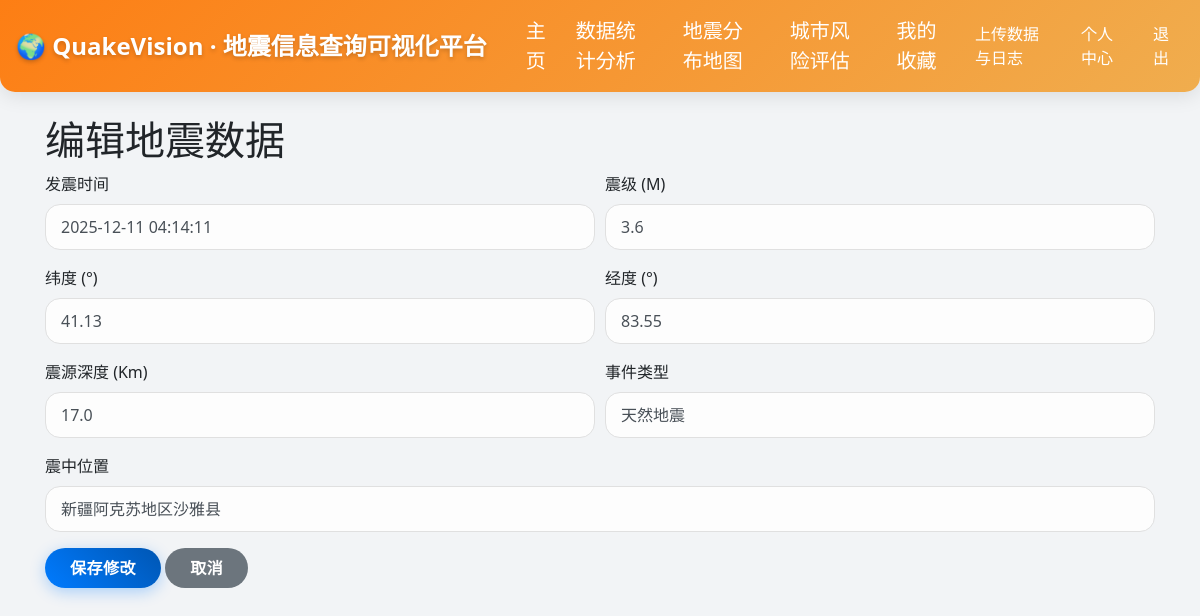
Screenshot of /edit/2 (signed in) with the database file from the repository.
### app/models.py (models this page shows, shortened)
class Earthquake(db.Model):
    __tablename__ = 'earthquakes'
    id = db.Column(db.Integer, primary_key=True)
    original_id = db.Column(db.Integer) # 序号
    time = db.Column(db.DateTime, nullable=False, index=True) # 发震日期
    longitude = db.Column(db.Float, nullable=False, index=True) # 经度
    latitude = db.Column(db.Float, nullable=False, index=True) # 纬度
    depth = db.Column(db.Float, nullable=False) # 震源深度
    magnitude = db.Column(db.Float, nullable=False, index=True) # 震级
    location = db.Column(db.String(255)) # 震中位置
    event_type = db.Column(db.String(50)) # 事件类型

### app/routes.py (the view, shortened to what this page needs)
@app.route('/edit/<int:id>', methods=['GET', 'POST'])
@role_required(['ROLE_STAFF', 'ROLE_ADMIN'])
def edit_data(id):
    earthquake = Earthquake.query.get_or_404(id)
    return render_template('edit.html', title='编辑数据', earthquake=earthquake)

### app/models.py (called while the page is built)
@login.user_loader
def load_user(id):
    return User.query.get(int(id))

### app/routes.py (called while the page is built)
def role_required(roles):
    def decorator(f):
        @wraps(f)
        @login_required
        def decorated_function(*args, **kwargs):
            if current_user.role not in roles:
                flash('您没有权限执行此操作')
                return redirect(url_for('index'))
            return f(*args, **kwargs)
        return decorated_function
    return decorator

### app/templates/edit.html (shortened to what this page needs)
{% extends "base.html" %}
{% block content %}
    <h1>编辑地震数据</h1>
    <form action="" method="post">
        <div class="form-row">
            <div class="form-group col-md-6">
                <label for="time">发震时间</label>
                <input type="text" class="form-control datetimepicker" id="time" name="time" value="{{ earthquake.time.strftime('%Y-%m-%d %H:%M:%S') }}" required>
            </div>
            <div class="form-group col-md-6">
                <label for="magnitude">震级 (M)</label>
                <input type="number" step="0.1" class="form-control" id="magnitude" name="magnitude" value="{{ earthquake.magnitude }}" required>
            </div>
        </div>
        <div class="form-row">
            <div class="form-group col-md-6">
                <label for="latitude">纬度 (°)</label>
                <input type="number" step="0.01" class="form-control" id="latitude" name="latitude" value="{{ earthquake.latitude }}" required>
            </div>
            <div class="form-group col-md-6">
                <label for="longitude">经度 (°)</label>
                <input type="number" step="0.01" class="form-control" id="longitude" name="longitude" value="{{ earthquake.longitude }}" required>
            </div>
        </div>
        <div class="form-row">
            <div class="form-group col-md-6">
                <label for="depth">震源深度 (Km)</label>
                <input type="number" class="form-control" id="depth" name="depth" value="{{ earthquake.depth }}" required>
            </div>
            <div class="form-group col-md-6">
                <label for="event_type">事件类型</label>
                <input type="text" class="form-control" id="event_type" name="event_type" value="{{ earthquake.event_type }}">
            </div>
        </div>
        <div class="form-group">
            <label for="location">震中位置</label>
            <input type="text" class="form-control" id="location" name="location" value="{{ earthquake.location }}" required>
        </div>
        <button type="submit" class="btn btn-primary">保存修改</button>
        <a href="{{ url_for('index') }}" class="btn btn-secondary">取消</a>
    </form>
{% endblock %}

### app/static/css/style.css (style rules this page uses)
body { background: url('https://images.unsplash.com/photo-1444723121867-c61e74e1f744?q=80&w=2074&auto=format&fit=crop') no-repeat center center fixed; background-size: cover; font-family: 'Segoe UI', 'Microsoft YaHei', sans-serif; min-height: 100vh; }
body::after { content: ""; position: fixed; top: 0; left: 0; width: 100%; height: 100%; background: rgba(240, 242, 245, 0.85); z-index: -1; pointer-events: none; }
.btn { border-radius: 50px; padding: 8px 25px; font-weight: 600; letter-spacing: 0.5px; transition: all 0.3s ease; border: none; position: relative; overflow: hidden; }
.btn-primary { background: linear-gradient(45deg, #007bff, #0056b3); box-shadow: 0 4px 15px rgba(0, 123, 255, 0.3); }
.form-control, .custom-select { border-radius: 15px; border: 1px solid #e0e0e0; padding: 10px 15px; transition: all 0.3s ease; background-color: rgba(255,255,255,0.8); height: auto; min-height: 45px; }

### rows the page displays
Earthquake: time "2025-12-11 04:14:11", magnitude "3.6", latitude "41.13", longitude "83.55", depth "17.0", event_type "天然地震", location "新疆阿克苏地区沙雅县"
